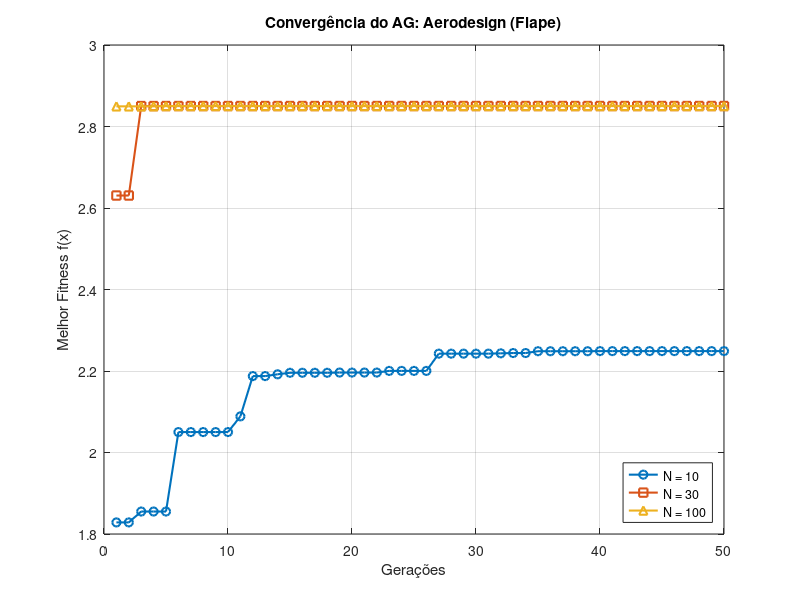

Recreate this plot in MATLAB.
% Script gerado automaticamente para o Octave/MATLAB
geracoes = 1:50;

fit_10 = [1.828453 1.828453 1.855157 1.855157 1.855157 2.050156 2.050156 2.050156 2.050156 2.050193 2.088690 2.187511 2.187511 2.191917 2.195644 2.195644 2.195644 2.195644 2.196167 2.196167 2.196167 2.196167 2.200261 2.200261 2.200261 2.200261 2.242563 2.242563 2.242563 2.242563 2.242563 2.243346 2.244088 2.244088 2.248543 2.248543 2.248543 2.248543 2.248543 2.248826 2.248826 2.248826 2.248826 2.248826 2.248826 2.248826 2.248826 2.248826 2.248826 2.248826 ];
fit_30 = [2.630628 2.630628 2.850158 2.850158 2.850230 2.850230 2.850230 2.850230 2.850230 2.850230 2.850230 2.850230 2.850230 2.850230 2.850230 2.850230 2.850230 2.850259 2.850259 2.850259 2.850259 2.850259 2.850268 2.850268 2.850268 2.850268 2.850268 2.850268 2.850268 2.850268 2.850268 2.850268 2.850268 2.850268 2.850268 2.850268 2.850268 2.850268 2.850268 2.850268 2.850268 2.850268 2.850268 2.850268 2.850268 2.850268 2.850268 2.850268 2.850268 2.850268 ];
fit_100 = [2.849446 2.849446 2.849446 2.849734 2.850174 2.850200 2.850200 2.850200 2.850271 2.850271 2.850273 2.850273 2.850273 2.850273 2.850273 2.850273 2.850273 2.850273 2.850273 2.850273 2.850273 2.850273 2.850274 2.850274 2.850274 2.850274 2.850274 2.850274 2.850274 2.850274 2.850274 2.850274 2.850274 2.850274 2.850274 2.850274 2.850274 2.850274 2.850274 2.850274 2.850274 2.850274 2.850274 2.850274 2.850274 2.850274 2.850274 2.850274 2.850274 2.850274 ];

figure;
plot(geracoes, fit_10, '-o', 'LineWidth', 1.5, 'DisplayName', 'N = 10');
hold on;
plot(geracoes, fit_30, '-s', 'LineWidth', 1.5, 'DisplayName', 'N = 30');
plot(geracoes, fit_100, '-^', 'LineWidth', 1.5, 'DisplayName', 'N = 100');
xlabel('Gerações');
ylabel('Melhor Fitness f(x)');
title('Convergência do AG: Aerodesign (Flape)');
legend('Location', 'southeast');
grid on;
